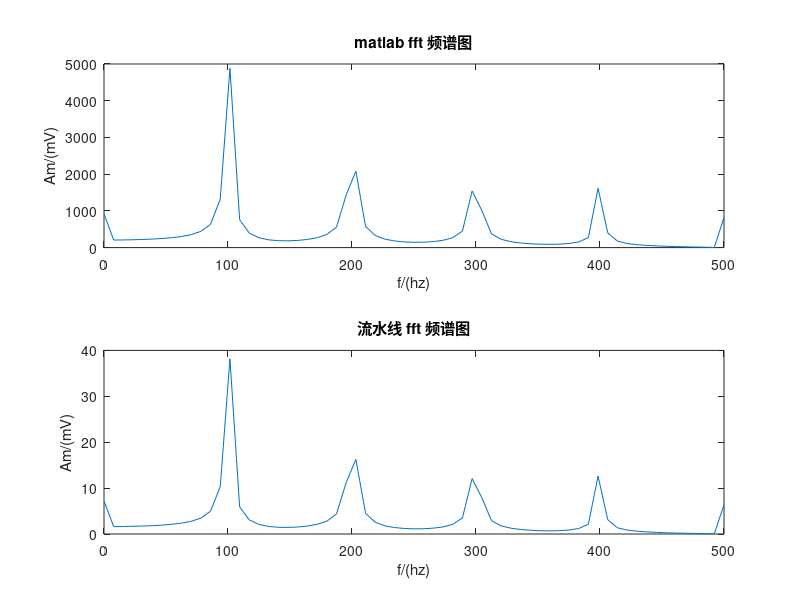

This chart was generated by the following MATLAB code:

%% 采样参数
Fs=1e3;
T=1/Fs;        
length = 128;
t=(0:length-1)*T;
%% 生成测试信号
f1 = 100;
%f2 = 300;
s1 = sawtooth(2*pi*f1*t);    
%s2 = 0 + cos(2*pi*f2*t);
%s11 = 0 + cos(2*pi*f1*t)*1i;    
%s21 = 0 + cos(2*pi*f2*t)*1i;
%signalN = s1 + s2 ;
%signalN1 = s11 + s21;
signalN = s1;
data_before_fft = fix(8*1024*signalN);  %系数放大2^13倍
%data_before_fft1 = fix(8*1024*signalN1);  %系数放大2^13倍
%data_before_fft = signalN;
%% 生成输入数据txt，让fpga调用
%fp = fopen('C:\FFT\Common_IPs\FFT_NEW\testbench\matlab\data_before_fft.txt','w');
fp = fopen('C:\FFT\Common_IPs\FFT_NEW\testbench\matlab\data4\data_before_fft.txt','w');

for K = 1:length
   if(data_before_fft(K)>=0)
       temp= dec2bin(data_before_fft(K),16);
   else
       temp= dec2bin(data_before_fft(K)+2^16,16);
   end
%fprintf(fp,'0000000000000000');
    for j=1:16
        
        fprintf(fp,'%s',temp(j));
    end
    fprintf(fp,'0000000000000000'); %虚部补0
    
    fprintf(fp,'\r\n');
end
fclose(fp);
%% 把测试信号fft
%data_after_fft1 = DIF_FFT_2(data_before_fft, 128);
data_after_fft1 = fft(data_before_fft,128);
data_after_fft = data_after_fft1.';
data_real = fix(real(data_after_fft));
data_imag = fix(imag(data_after_fft));
%% 生成测试结果txt
fp_real = fopen('out_real.txt','w');
for K = 1:length
   if(data_real(K)>=0)
       temp_real= dec2bin((data_real(K)/128),16);
   else
       temp_real= dec2bin((data_real(K)/128)+2^16,16);
   end
    for j=1:16
        fprintf(fp_real,'%s',temp_real(j));
    end
    fprintf(fp_real,'\r\n');
end
fp_imag = fopen('out_imag.txt','w');
for K = 1:length
   if(data_imag(K)>=0)
       temp_imag= dec2bin(data_imag(K)/128,16);
   else
       temp_imag= dec2bin(data_imag(K)/128+2^16, 16);
   end
    for j=1:16
        fprintf(fp_imag,'%s',temp_imag(j));
    end
    fprintf(fp_imag,'\r\n');
end
%% 画理想fft频谱图
n = 0:(length-1);
%N = bitrevorder(n);
N = n;
for K = 1:length
    data_after_fft2(K)=data_after_fft1(N(K)+1);
end
P2 = abs(data_after_fft2/length);
P1 = P2(1:length/2+1);
P1(2:end-1) = 2*P1(2:end-1);
f = Fs*(0:(length/2))/length;
subplot(2,1,1)
plot(f,P1)
xlabel('f/(hz)');
ylabel('Am/(mV)');
title('matlab fft 频谱图');
%% 画流水线fft频谱图
%data_real_1 = load('M_out_real.txt');
%data_imag_1 = load('M_out_imag.txt');


fid = fopen('M_out_real.txt', 'r'); % open the file in read mode
data_real_1 = fscanf(fid, '%s', [1 inf]); % read the binary data as a string
fclose(fid); % close the file
data_real_1 = reshape(data_real_1, 16, [])'; % reshape the data into a 128x16 matrix
data_real_1 = bin2dec(data_real_1); % convert binary to decimal
for i = 1:numel(data_real_1)
    if bitget(data_real_1(i), 16) % check if the most significant bit is 1 (negative number)
        data_real_1(i) = -(65536 - data_real_1(i)); % convert to two's complement
    end
end

fid = fopen('M_out_imag.txt', 'r'); % open the file in read mode
data_imag_1 = fscanf(fid, '%s', [1 inf]); % read the binary data as a string
fclose(fid); % close the file
data_imag_1 = reshape(data_imag_1, 16, [])'; % reshape the data into a 128x16 matrix
data_imag_1 = bin2dec(data_imag_1); % convert binary to decimal
for i = 1:numel(data_imag_1)
    if bitget(data_imag_1(i), 16) % check if the most significant bit is 1 (negative number)
        data_imag_1(i) = -(65536 - data_imag_1(i)); % convert to two's complement
    end
end






data_after_fft3 = complex(data_real_1, data_imag_1);
for i = 1:length
    data_after_fft4(i)=data_after_fft3(N(i)+1);
end
P4 = abs(data_after_fft4/length);
P3 = P4(1:length/2+1);
P3(2:end-1) = 2*P3(2:end-1);
f1 = Fs*(0:(length/2))/length;
subplot(2,1,2) 
plot(f1,P3)
xlabel('f/(hz)');
ylabel('Am/(mV)');
title('流水线 fft 频谱图');
%% 基2 DIF FFT函数
function [Xk]=DIF_FFT_2(xn,N);
M=log2(N);
for m=0:M-1
    Num_of_Group=2^m;
    Interval_of_Group=N/2^m;
    Interval_of_Unit=N/2^(m+1);
    Cycle_Count=N/2^(m+1)-1;
    Wn=exp(-j*2*pi/Interval_of_Group);
    for g=1:Num_of_Group 
        Interval_1=(g-1)*Interval_of_Group;
        Interval_2=(g-1)*Interval_of_Group+Interval_of_Unit;
        for r=0:Cycle_Count;
            k=r+1;
            xn(k+Interval_1)=xn(k+Interval_1)+xn(k+Interval_2);
            xn(k+Interval_2)=[xn(k+Interval_1)-xn(k+Interval_2)-xn(k+Interval_2)]*Wn^r;
        end
    end
end
Xk = xn;
end